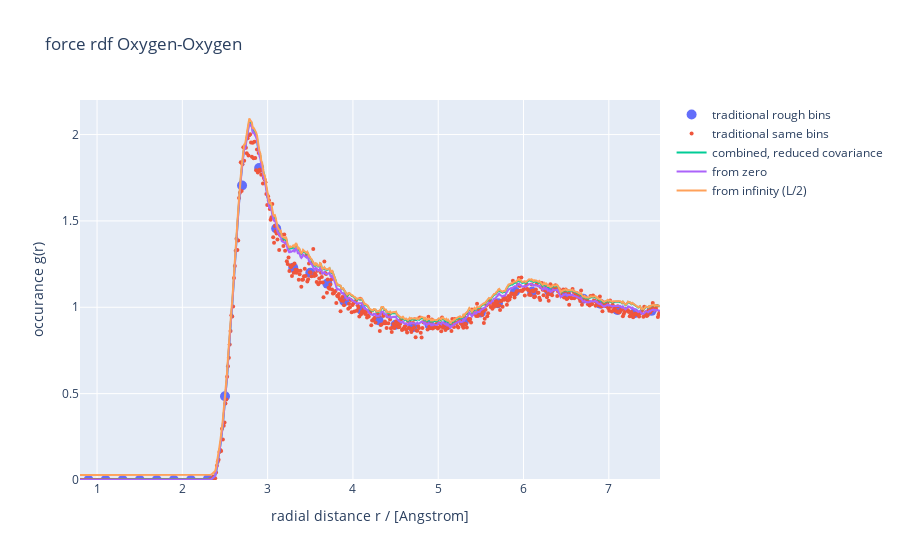

The cell this chart's notebook holds for it:
### Code cell
f = go.FigureWidget()
f.add_scatter(x=rdf0[0, :], y=rdf0[2, :], mode='markers', marker=dict(size=10), name='traditional rough bins')
f.add_scatter(x=rdf1[0, :], y=rdf1[2, :], mode='markers', marker=dict(size=4), name='traditional same bins')

f.add_scatter(x=bins, y=rdf_OO[0, :], name='combined, reduced covariance')
f.add_scatter(x=bins, y=rdf_OO[1, :], name='from zero')
f.add_scatter(x=bins, y=rdf_OO[2, :], name='from infinity (L/2)')

f.update_layout(
    title='force rdf Oxygen-Oxygen',
    xaxis=dict(title='radial distance r / [Angstrom]',
               range=[0.8, 7.6]),
    yaxis=dict(title='occurance g(r)',
               range=[0, 2.2])
)
f.show()

### Figure 1 — Plotly figure (JSON) as saved in the notebook; plotly's stock layout.template omitted (floating-point values rounded to 4 significant figures; data arrays with more than 128 entries replaced by an {"elided": "..."} marker saying what was removed)
{"data": [{"marker": {"size": 10}, "mode": "markers", "name": "traditional rough bins", "type": "scatter", "uid": "253a7489-d2d0-4138-a1c9-969bdc206cb0", "x": [0.1, 0.3, 0.5, 0.7, 0.9, 1.1, 1.3, 1.5, 1.7, 1.9, 2.1, 2.3, 2.5, 2.7, 2.9, 3.1, 3.3, 3.5, 3.7, 3.9, 4.1, 4.3, 4.5, 4.7, 4.9, 5.1, 5.3, 5.5, 5.7, 5.9, 6.1, 6.3, 6.5, 6.7, 6.9, 7.1, 7.3, 7.5], "y": [0, 0, 0, 0, 0, 0, 0, 0, 0, 0, 0, 0.006159, 0.4848, 1.705, 1.806, 1.456, 1.229, 1.2, 1.137, 1.035, 0.9855, 0.9252, 0.8988, 0.8839, 0.8964, 0.8954, 0.9164, 0.9695, 1.023, 1.091, 1.09, 1.095, 1.075, 1.05, 1.02, 0.9848, 0.9653, 0.9793]}, {"marker": {"size": 4}, "mode": "markers", "name": "traditional same bins", "type": "scatter", "uid": "7f26a99f-5672-4663-a2aa-6243bb4b35ca", "x": {"elided": "763 float values"}, "y": {"elided": "763 float values"}}, {"name": "combined, reduced covariance", "type": "scatter", "uid": "c9054170-aab6-4a1b-bf62-fe1f5deca49e", "x": {"elided": "763 float values"}, "y": {"elided": "763 float values"}}, {"name": "from zero", "type": "scatter", "uid": "a62db913-4c58-40c7-8277-9e16a45bb1e5", "x": {"elided": "763 float values"}, "y": {"elided": "763 float values"}}, {"name": "from infinity (L/2)", "type": "scatter", "uid": "71b50ecc-0b29-4b76-a6ae-bcc406b11591", "x": {"elided": "763 float values"}, "y": {"elided": "763 float values"}}], "layout": {"title": {"text": "force rdf Oxygen-Oxygen"}, "xaxis": {"range": [0.8, 7.6], "title": {"text": "radial distance r / [Angstrom]"}}, "yaxis": {"range": [0, 2.2], "title": {"text": "occurance g(r)"}}}}
